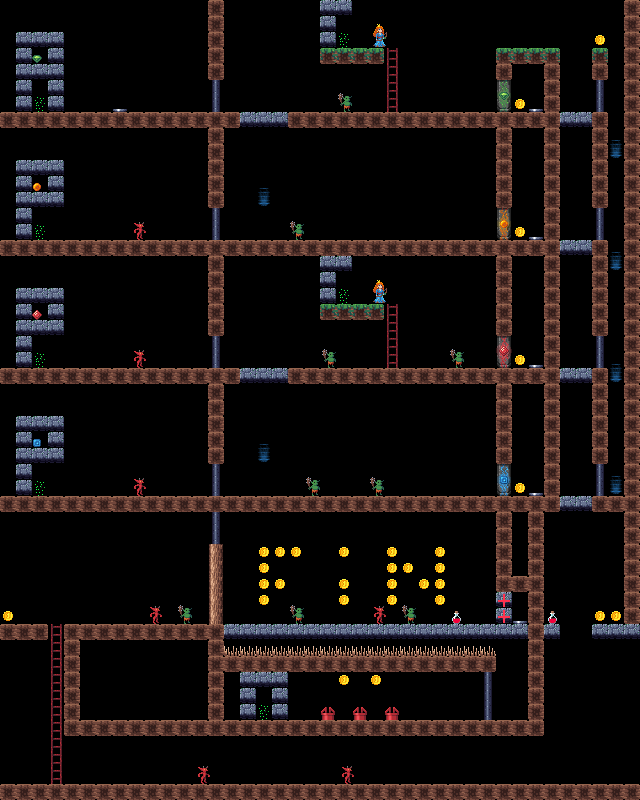

Below is a game level as drawn by its tile map, then a one-line description and the .tmx file that defines it, in full:
An orthogonal 40x50 tile map with 16x16 px tiles, 1 tile layer (Tile Layer 1) and 27 objects (4x unlock_finale, 3x unlock2, 3x unlock4, 2x unlock3, 2x unlock5, ...).

<map version="1.2" tiledversion="1.2.5" orientation="orthogonal" renderorder="right-down" width="40" height="50" tilewidth="16" tileheight="16" infinite="0" nextlayerid="6" nextobjectid="31">
 <tileset firstgid="1" source="Pogo.tsx" />
 <layer id="5" name="Tile Layer 1" width="40" height="50">
  <data encoding="csv">
0,0,0,0,0,0,0,0,0,0,0,0,0,1,0,0,0,0,0,0,39,39,0,0,0,0,0,0,0,0,0,0,0,0,0,0,0,0,0,1,
0,0,0,0,0,0,0,0,0,0,0,0,0,1,0,0,0,0,0,0,39,0,0,0,0,0,0,0,0,0,0,0,0,0,0,0,0,0,0,1,
0,39,39,39,0,0,0,0,0,0,0,0,0,1,0,0,0,0,0,0,39,20,0,27,0,0,0,0,0,0,0,0,0,0,0,0,0,45,0,1,
0,39,11,39,0,0,0,0,0,0,0,0,0,1,0,0,0,0,0,0,2,2,2,2,4,0,0,0,0,0,0,2,2,2,2,0,0,2,0,1,
0,39,39,39,0,0,0,0,0,0,0,0,0,1,0,0,0,0,0,0,0,0,0,0,4,0,0,0,0,0,0,1,0,0,1,0,0,1,0,1,
0,39,0,39,0,0,0,0,0,0,0,0,0,44,0,0,0,0,0,0,0,0,0,0,4,0,0,0,0,0,0,0,0,0,1,0,0,44,0,1,
0,39,20,39,0,0,0,43,0,0,0,0,0,44,0,0,0,0,0,0,0,32,0,0,4,0,0,0,0,0,0,6,45,43,1,0,0,44,0,1,
1,1,1,1,1,1,1,1,1,1,1,1,1,1,1,39,39,39,1,1,1,1,1,1,1,1,1,1,1,1,1,1,1,1,1,39,39,1,0,1,
0,0,0,0,0,0,0,0,0,0,0,0,0,1,0,0,0,0,0,0,0,0,0,0,0,0,0,0,0,0,0,1,0,0,1,0,0,1,0,1,
0,0,0,0,0,0,0,0,0,0,0,0,0,1,0,0,0,0,0,0,0,0,0,0,0,0,0,0,0,0,0,1,0,0,1,0,0,1,50,1,
0,39,39,39,0,0,0,0,0,0,0,0,0,1,0,0,0,0,0,0,0,0,0,0,0,0,0,0,0,0,0,1,0,0,1,0,0,1,0,1,
0,39,12,39,0,0,0,0,0,0,0,0,0,1,0,0,0,0,0,0,0,0,0,0,0,0,0,0,0,0,0,1,0,0,1,0,0,1,0,1,
0,39,39,39,0,0,0,0,0,0,0,0,0,1,0,0,50,0,0,0,0,0,0,0,0,0,0,0,0,0,0,1,0,0,1,0,0,1,0,1,
0,39,0,0,0,0,0,0,0,0,0,0,0,44,0,0,0,0,0,0,0,0,0,0,0,0,0,0,0,0,0,0,0,0,1,0,0,44,0,1,
0,39,20,0,0,0,0,0,33,0,0,0,0,44,0,0,0,0,32,0,0,0,0,0,0,0,0,0,0,0,0,8,45,43,1,0,0,44,0,1,
1,1,1,1,1,1,1,1,1,1,1,1,1,1,1,1,1,1,1,1,1,1,1,1,1,1,1,1,1,1,1,1,1,1,1,39,39,1,0,1,
0,0,0,0,0,0,0,0,0,0,0,0,0,1,0,0,0,0,0,0,39,39,0,0,0,0,0,0,0,0,0,1,0,0,1,0,0,1,50,1,
0,0,0,0,0,0,0,0,0,0,0,0,0,1,0,0,0,0,0,0,39,0,0,0,0,0,0,0,0,0,0,1,0,0,1,0,0,1,0,1,
0,39,39,39,0,0,0,0,0,0,0,0,0,1,0,0,0,0,0,0,39,20,0,27,0,0,0,0,0,0,0,1,0,0,1,0,0,1,0,1,
0,39,13,39,0,0,0,0,0,0,0,0,0,1,0,0,0,0,0,0,2,2,2,2,4,0,0,0,0,0,0,1,0,0,1,0,0,1,0,1,
0,39,39,39,0,0,0,0,0,0,0,0,0,1,0,0,0,0,0,0,0,0,0,0,4,0,0,0,0,0,0,1,0,0,1,0,0,1,0,1,
0,39,0,0,0,0,0,0,0,0,0,0,0,44,0,0,0,0,0,0,0,0,0,0,4,0,0,0,0,0,0,0,0,0,1,0,0,44,0,1,
0,39,20,0,0,0,0,0,33,0,0,0,0,44,0,0,0,0,0,0,32,0,0,0,4,0,0,0,32,0,0,9,45,43,1,0,0,44,0,1,
1,1,1,1,1,1,1,1,1,1,1,1,1,1,1,39,39,39,1,1,1,1,1,1,1,1,1,1,1,1,1,1,1,1,1,39,39,1,50,1,
0,0,0,0,0,0,0,0,0,0,0,0,0,1,0,0,0,0,0,0,0,0,0,0,0,0,0,0,0,0,0,1,0,0,1,0,0,1,0,1,
0,0,0,0,0,0,0,0,0,0,0,0,0,1,0,0,0,0,0,0,0,0,0,0,0,0,0,0,0,0,0,1,0,0,1,0,0,1,0,1,
0,39,39,39,0,0,0,0,0,0,0,0,0,1,0,0,0,0,0,0,0,0,0,0,0,0,0,0,0,0,0,1,0,0,1,0,0,1,0,1,
0,39,10,39,0,0,0,0,0,0,0,0,0,1,0,0,0,0,0,0,0,0,0,0,0,0,0,0,0,0,0,1,0,0,1,0,0,1,0,1,
0,39,39,39,0,0,0,0,0,0,0,0,0,1,0,0,50,0,0,0,0,0,0,0,0,0,0,0,0,0,0,1,0,0,1,0,0,1,0,1,
0,39,0,0,0,0,0,0,0,0,0,0,0,44,0,0,0,0,0,0,0,0,0,0,0,0,0,0,0,0,0,0,0,0,1,0,0,44,0,1,
0,39,20,0,0,0,0,0,33,0,0,0,0,44,0,0,0,0,0,32,0,0,0,32,0,0,0,0,0,0,0,5,45,43,1,0,0,44,50,1,
1,1,1,1,1,1,1,1,1,1,1,1,1,1,1,1,1,1,1,1,1,1,1,1,1,1,1,1,1,1,1,1,1,1,1,39,39,1,1,1,
0,0,0,0,0,0,0,0,0,0,0,0,0,44,0,0,0,0,0,0,0,0,0,0,0,0,0,0,0,0,0,1,0,1,0,0,0,0,0,1,
0,0,0,0,0,0,0,0,0,0,0,0,0,44,0,0,0,0,0,0,0,0,0,0,0,0,0,0,0,0,0,1,0,1,0,0,0,0,0,1,
0,0,0,0,0,0,0,0,0,0,0,0,0,42,0,0,45,45,45,0,0,45,0,0,45,0,0,45,0,0,0,1,0,1,0,0,0,0,0,1,
0,0,0,0,0,0,0,0,0,0,0,0,0,42,0,0,45,0,0,0,0,0,0,0,45,45,0,45,0,0,0,1,0,1,0,0,0,0,0,1,
0,0,0,0,0,0,0,0,0,0,0,0,0,42,0,0,45,45,0,0,0,45,0,0,45,0,45,45,0,0,0,1,1,1,0,0,0,0,0,1,
0,0,0,0,0,0,0,0,0,0,0,0,0,42,0,0,45,0,0,0,0,45,0,0,45,0,0,45,0,0,0,38,0,1,0,0,0,0,0,1,
45,0,0,0,0,0,0,0,0,33,0,32,0,42,0,0,0,0,32,0,0,0,0,33,0,32,0,0,35,0,0,38,43,1,35,0,0,45,45,1,
1,1,1,4,1,1,1,1,1,1,1,1,1,1,39,39,39,39,39,39,39,39,39,39,39,39,39,39,39,39,39,39,39,1,39,0,0,39,39,39,
0,0,0,4,1,0,0,0,0,0,0,0,0,1,19,19,19,19,19,19,19,19,19,19,19,19,19,19,19,19,19,0,0,1,0,0,0,0,0,0,
0,0,0,4,1,0,0,0,0,0,0,0,0,1,1,1,1,1,1,1,1,1,1,1,1,1,1,1,1,1,1,0,0,1,0,0,0,0,0,0,
0,0,0,4,1,0,0,0,0,0,0,0,0,1,0,39,39,39,0,0,0,45,0,45,0,0,0,0,0,0,44,0,0,1,0,0,0,0,0,0,
0,0,0,4,1,0,0,0,0,0,0,0,0,1,0,39,0,39,0,0,0,0,0,0,0,0,0,0,0,0,44,0,0,1,0,0,0,0,0,0,
0,0,0,4,1,0,0,0,0,0,0,0,0,1,0,39,20,39,0,0,46,0,46,0,46,0,0,0,0,0,44,0,0,1,0,0,0,0,0,0,
0,0,0,4,1,1,1,1,1,1,1,1,1,1,1,1,1,1,1,1,1,1,1,1,1,1,1,1,1,1,1,1,1,1,0,0,0,0,0,0,
0,0,0,4,0,0,0,0,0,0,0,0,0,0,0,0,0,0,0,0,0,0,0,0,0,0,0,0,0,0,0,0,0,0,0,0,0,0,0,0,
0,0,0,4,0,0,0,0,0,0,0,0,0,0,0,0,0,0,0,0,0,0,0,0,0,0,0,0,0,0,0,0,0,0,0,0,0,0,0,0,
0,0,0,4,0,0,0,0,0,0,0,0,33,0,0,0,0,0,0,0,0,33,0,0,0,0,0,0,0,0,0,0,0,0,0,0,0,0,0,0,
1,1,1,1,1,1,1,1,1,1,1,1,1,1,1,1,1,1,1,1,1,1,1,1,1,1,1,1,1,1,1,1,1,1,1,1,1,1,1,1
</data>
 </layer>
 <objectgroup id="3" name="Object Layer 1">
  <object id="1" name="1" x="393.5" y="713.5">
   <point />
  </object>
  <object id="2" name="2" x="359.5" y="713.5">
   <point />
  </object>
  <object id="3" name="3" x="328.5" y="714">
   <point />
  </object>
  <object id="4" name="unlock_finale" x="518.5" y="616">
   <point />
  </object>
  <object id="5" name="unlock2" x="534.5" y="102.5">
   <point />
  </object>
  <object id="6" name="unlock3" x="535" y="233.5">
   <point />
  </object>
  <object id="7" name="unlock4" x="536" y="360.5">
   <point />
  </object>
  <object id="8" name="unlock5" x="534.5" y="489">
   <point />
  </object>
  <object id="9" name="unlock_finale" x="277" y="692.5" width="5.5" height="20.5" />
  <object id="10" name="unlock1" x="52.5" y="84.5" width="6" height="18.5" />
  <object id="11" name="unlock1" x="121" y="101.5">
   <point />
  </object>
  <object id="13" name="entry_top" x="377" y="42.5">
   <point />
  </object>
  <object id="15" name="unlock2" x="243" y="112.5" width="41" height="9" />
  <object id="16" name="unlock2" x="569" y="114.5" width="19" height="8" />
  <object id="18" name="unlock3" x="568.5" y="242.5" width="19.5" height="6" />
  <object id="19" name="unlock4" x="243.5" y="370.5" width="39" height="6.5" />
  <object id="20" name="unlock4" x="565.5" y="370.5" width="23" height="7.5" />
  <object id="21" name="unlock5" x="564" y="499" width="26" height="6.5" />
  <object id="22" name="unlock_finale" x="516.75" y="630.75" width="7.5" height="3" />
  <object id="23" name="unlock_finale" x="502.25" y="597.5" width="6.5" height="19.5" />
  <object id="24" name="last_green.entry" x="38.5" y="102.5">
   <point />
  </object>
  <object id="25" name="last_orange.entry" x="40.5" y="230">
   <point />
  </object>
  <object id="26" name="last_red.entry" x="40.5" y="359">
   <point />
  </object>
  <object id="27" name="last_blue.entry" x="39.5" y="487">
   <point />
  </object>
  <object id="28" name="sevenportals.portal6_return" x="343.5" y="39.5">
   <point />
  </object>
  <object id="29" name="sevenportals.portal5_return" x="345.5" y="294.5">
   <point />
  </object>
  <object id="30" name="entry_bottom" x="377" y="295">
   <point />
  </object>
 </objectgroup>
</map>
